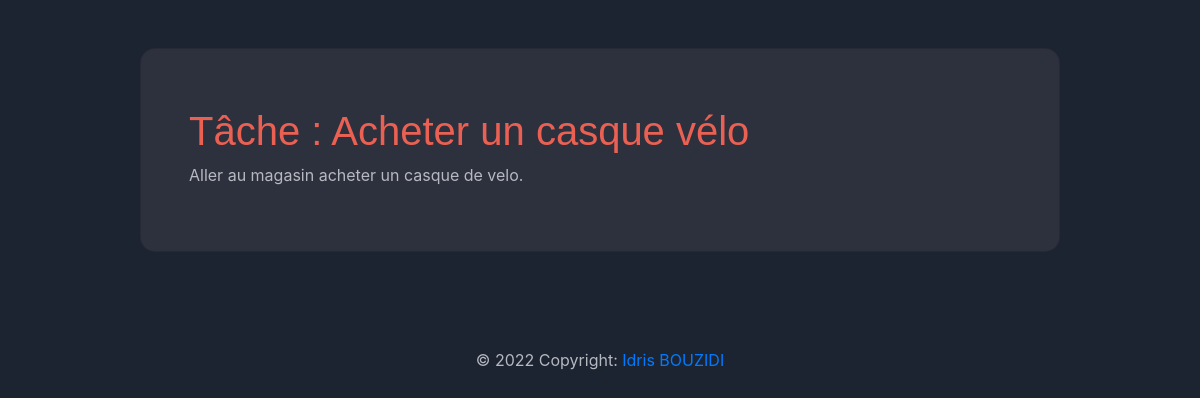
The page /task/2/ (signed in) on the database its author committed.
### app/models.py (models this page shows, shortened)
class Task(models.Model):
    class Priority(models.IntegerChoices):
        LOW = 1, "Low"
        MEDIUM = 2, "Medium"
        HIGH = 3, "High"
    user = models.ForeignKey(User,
                             on_delete=models.CASCADE, null=True, blank=True)
    title = models.CharField(max_length=40)
    description = models.TextField(null=True, blank=True)
    complete = models.BooleanField(default=False)
    create = models.DateTimeField(auto_now_add=True)
    due_date = models.DateTimeField(default=one_week_hence)
    priority = models.PositiveSmallIntegerField(choices=Priority.choices,
                                                db_index=True)
    class Meta:
        ordering = ['-due_date']

### app/views.py (the view)
# urls.py: path('task/<int:pk>/', TaskDetail.as_view(), name='task_detail'),
class TaskDetail(LoginRequiredMixin, DetailView):
    model = Task
    context_object_name = 'task'

### app/templates/app/task_detail.html (shortened to what this page needs)
{% extends 'app/base.html' %}
{% block content %}
<h1>Tâche : {{ task.title }}</h1>
<p>{{ task.description }}</p>
{% endblock content%}

### app/static/app/css/main.css (style rules this page uses)
:root { --content-bg-color: #1C2331; --bg-color-primary: #323544; --bg-color-secondary: #2d303d; --bg-color-black-opacity: rgba(0, 0, 0, 0.2); --text-color-white: #f0f0f0; --text-color-grey-dark: #4B515D; --text-color-grey: #b7b9c1; --text-color-orange: #ea6154; }
body { background-color: var(--content-bg-color); width: 100%; height: 100%; color: var(--text-color-grey); }
h1, h2, h3, h4, h5, h6 { font-family: 'Raleway', sans-serif;; color: var(--text-color-orange); padding-top: 10px; }

### rows shown on the page
Task: title "Acheter un casque vélo", description "Aller au magasin acheter un casque de velo."
